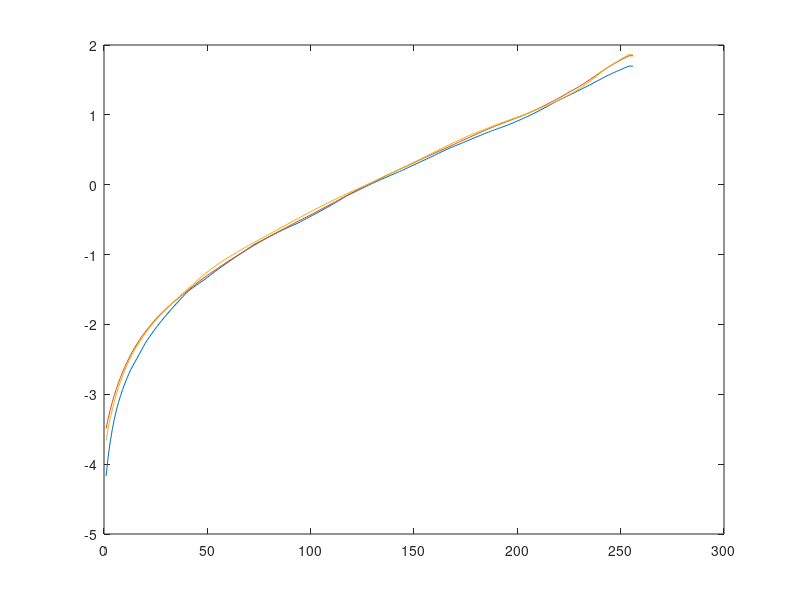
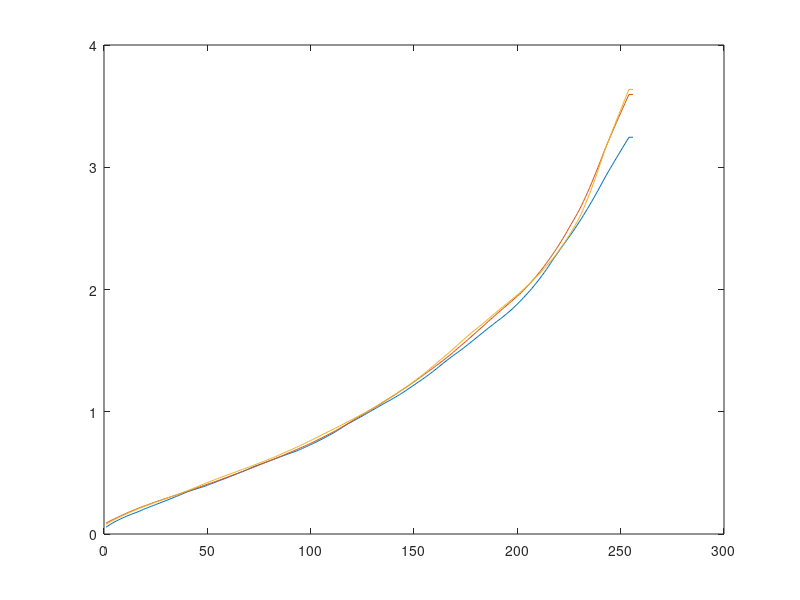

Reproduce these figures in MATLAB, in order. (Note: this script raises an error after producing the figures.)
%%
load ('gfun.mat');
plot (gfun);
figure();
plot (2.^gfun);

%%
%Read the images
for i=1:14
    adress = strcat('img', num2str(i), '.tiff');
    images(:,:,:,i) = imread(adress);
    imagesgray(:,:,i) = rgb2gray(images(:,:,:,i));
end

%Find the x and y of the max intensity of the first image
[maxVal ind] = max(max(imagesgray(:,:,1)));
[x y] = ind2sub(size(imagesgray(:,:,1)), ind);
maxPos = [x y];

%Find the x and y of the min intensity of the last image
[minVal ind] = min(min(imagesgray(:,:,14)));
[x y] = ind2sub(size(imagesgray(:,:,14)), ind);
minPos = [x y];

%Find median value of image 9
I = find(imagesgray(:,:,9) == 128);
[x y] = ind2sub(size(imagesgray(:,:,9)), I);
medianPos =[x(2), y(2)];

maxValues = zeros(14,1);
minValues = zeros(14,1);
medianValues = zeros(14,1);
for i=1:14
    maxValues(i) = imagesgray(maxPos(1),maxPos(2),i);
    minValues(i) = imagesgray(minPos(1),minPos(2),i);
    medianValues(i) = imagesgray(medianPos(1),medianPos(2),i);
end

plot(maxValues)
hold on
plot(minValues)
plot(medianValues)

%%
%tj
t = zeros(14,1);
t(1) = 10;
for i=2:14
    t(i)= t(i-1) * 2;
end

E = double(images);
ffun = 2.^gfun;
for n=1:14
    intensity = images(:,:,:,n);
    E(:,:,:,n) = ffun(intensity+1)/(t(n));
end
    

%% Calculate weigthing picture
zmin = 0;
zmax = 255;

W=images;
W(W > zmax/2) = zmax - W(W > zmax/2);
W=double(W);
W = W/255;

%% Calculate the final image
weigthedImage = W(:,:,:,1) .* E(:,:,:,1);
finalImage = zeros(size(weigthedImage));
 for n=2:14
        weigthedImage = W(:,:,:,n) .* E(:,:,:,n);
        finalImage = imadd(finalImage, weigthedImage);

 end
    
 
%%
%Plot E
for n=1:14
   
    figure();
    imshow(E(:,:,:,n),[]);
  
end
%%
%Plot viktfunktion
for n=1:14
   
    figure();
    imshow(W(:,:,:,n));
  
end

